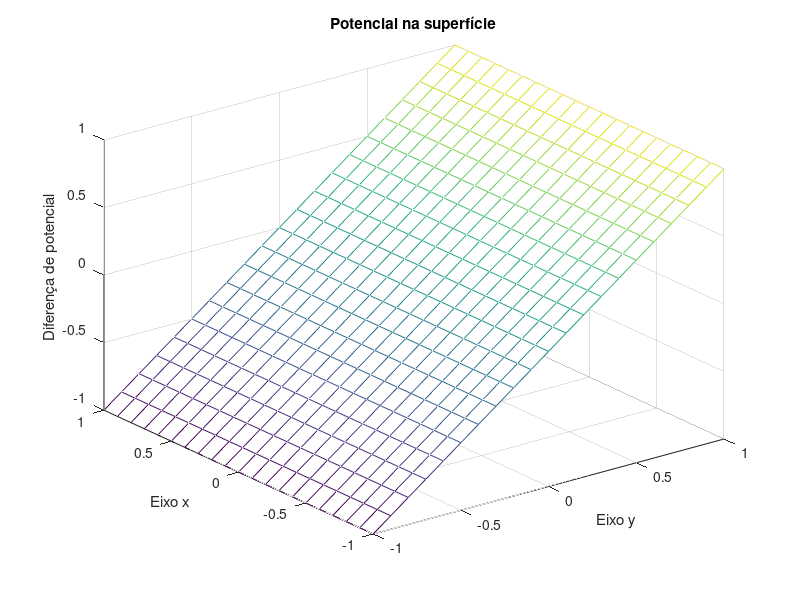

Source code (MATLAB):
clear;
clc;

%Método de S.O.R A3)

%Properties:
L=1; %Width
h=0.1; %Step
tol=1e-7; %Tolerance
%....................


N=(2*L/h)+1; % Or N = length(-L:h:L);
alphaOpt=(2/(1+(pi/N)));
V_old=zeros(N,N);


%{
Mathematicaly:
Coords(index) = (2*L*(index-1))/(N-1)-L
IndexN(coordinate) = (coordinate+L)*(N-1)/(2*L)+1

Como N = (2*L/h)+1
Coords(index) = h*(index-1) - L
IndexN(coordinate) = (coordinate+L)/h + 1
%}


for xIndex=1:N
    for yIndex = 1:N
        if xIndex == N || xIndex == 1
            V_old(xIndex,yIndex) = (h*(yIndex-1)-L)/L; %Or V_old(xIndex,yIndex) = h*(yIndex-((N+1)/2))/L;
        end
        
        if yIndex == N
            V_old(xIndex,yIndex) = 1;
        end
        if yIndex == 1
            V_old(xIndex,yIndex) = -1;
        end
    end
end

%{
De um modo alternativo:
(Tem a vantagem de usar coordenadas em vez de indices como o anterior)
for x = -L:h:L
    for y = -L:h:L
        if x == L || x == -L
            V_old((x+L)/h + 1,(y+L)/h + 1) = y/L;
        end
        
        if y == L
            V_old((x+L)/h + 1,(y+L)/h + 1) = 1;
        end
        if y == -L
            V_old((x+L)/h + 1,(y+L)/h + 1) = -1;
        end
    end
end
%}

V_new=V_old;

nIte = 0;
while true
    nIte = nIte + 1; %Incremento de número de iterações
    
    for xIndex = 2:N-1 %Fronteiras não alteradas
        for yIndex = 2:N-1
            V_new(xIndex,yIndex)=(1-alphaOpt)*V_old(xIndex,yIndex)+alphaOpt*(V_new(xIndex,yIndex+1)+V_new(xIndex,yIndex-1)+V_new(xIndex+1,yIndex)+V_new(xIndex-1,yIndex))/4;
        end
    end
    
    if (sqrt(sum(sum((V_new-V_old).^2)))/sqrt(sum(sum(V_new.^2)))) < tol %Condição de tolerância
        [X,Y] = meshgrid(-L:h:L);
        
        figure;
        mesh(X,Y,V_new);
        
        title('Potencial na superfície');
        xlabel('Eixo y');
        ylabel('Eixo x');
        zlabel('Diferença de potencial');
        break
    end
    
    V_old=V_new;
end

fprintf('Número de iterações: %d.\n',nIte);
